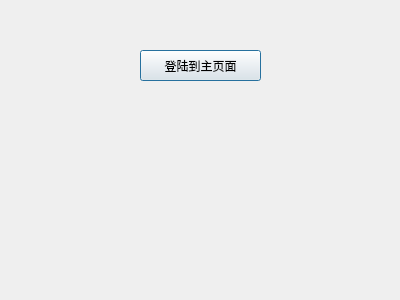
<?xml version="1.0" encoding="UTF-8"?>
<ui version="4.0">
 <class>LoginDlg</class>
 <widget class="QDialog" name="LoginDlg">
  <property name="geometry">
   <rect>
    <x>0</x>
    <y>0</y>
    <width>400</width>
    <height>300</height>
   </rect>
  </property>
  <property name="windowTitle">
   <string>Dialog</string>
  </property>
  <widget class="QPushButton" name="pushButton">
   <property name="geometry">
    <rect>
     <x>140</x>
     <y>50</y>
     <width>121</width>
     <height>31</height>
    </rect>
   </property>
   <property name="text">
    <string>登陆到主页面</string>
   </property>
  </widget>
 </widget>
 <resources/>
 <connections>
  <connection>
   <sender>pushButton</sender>
   <signal>clicked()</signal>
   <receiver>LoginDlg</receiver>
   <slot>accept()</slot>
   <hints>
    <hint type="sourcelabel">
     <x>209</x>
     <y>71</y>
    </hint>
    <hint type="destinationlabel">
     <x>308</x>
     <y>144</y>
    </hint>
   </hints>
  </connection>
 </connections>
</ui>
